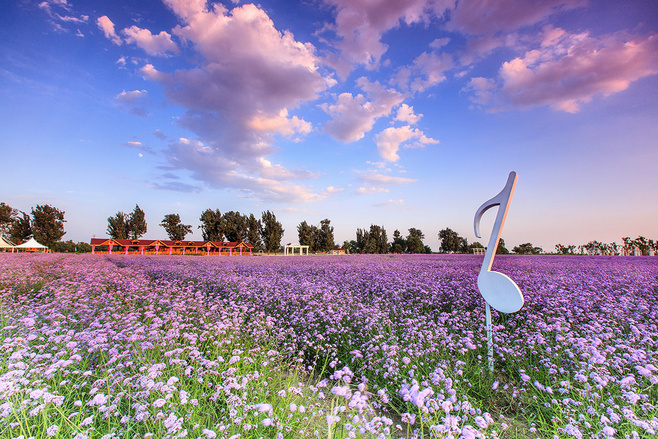
//> input picture 01_HelloOpenCV/1.jpg, 658 x 439 px
$ ./10_demHist   (built with g++ and OpenCV 4)
//> lines starting //> are read from the running program, lines starting //| are printed output that depends on the picture; after the words box and inside, x2 and y2 are one past the last pixel; in counts of white or black regions, pixels touching at a corner belong together

//--------------------------------------【程序说明】-------------------------------------------
//		程序说明：《OpenCV3编程入门》OpenCV2版书本附赠示例程序10
//		程序描述：用滑动条控制直方图
//		测试所用操作系统： Windows 7 64bit
//		测试所用IDE版本：Visual Studio 2010
//		测试所用OpenCV版本：	2.4.9
//		2014年11月 Revised by @浅墨_毛星云
//------------------------------------------------------------------------------------------------

//---------------------------------【头文件、命名空间包含部分】----------------------------
//		描述：包含程序所使用的头文件和命名空间
//------------------------------------------------------------------------------------------------
#include "opencv2/imgproc/imgproc.hpp"
#include "opencv2/highgui/highgui.hpp"
#include <iostream>
using namespace cv;
using namespace std;


//-----------------------------------【全局变量声明部分】---------------------------------------
//		描述：声明全局变量
//---------------------------------------------------------------------------------------------------
int _brightness = 100;
int _contrast = 100;
Mat image;

/* brightness/contrast callback function */
static void updateBrightnessContrast( int /*arg*/, void* )
{
    int histSize = 64;
    int brightness = _brightness - 100;
    int contrast = _contrast - 100;

    /*
     * The algorithm is by Werner D. Streidt
     * (http://visca.com/ffactory/archives/5-99/msg00021.html)
     */
    double a, b;
    if( contrast > 0 )
    {
        double delta = 127.*contrast/100;
        a = 255./(255. - delta*2);
        b = a*(brightness - delta);
    }
    else
    {
        double delta = -128.*contrast/100;
        a = (256.-delta*2)/255.;
        b = a*brightness + delta;
    }

    Mat dst, hist;
    image.convertTo(dst, CV_8U, a, b);
    imshow("image", dst);

    calcHist(&dst, 1, 0, Mat(), hist, 1, &histSize, 0);
    Mat histImage = Mat::ones(200, 320, CV_8U)*255;

    normalize(hist, hist, 0, histImage.rows, CV_MINMAX, CV_32F);

    histImage = Scalar::all(255);
    int binW = cvRound((double)histImage.cols/histSize);

    for( int i = 0; i < histSize; i++ )
        rectangle( histImage, Point(i*binW, histImage.rows),
                   Point((i+1)*binW, histImage.rows - cvRound(hist.at<float>(i))),
                   Scalar::all(0), -1, 8, 0 );
    imshow("histogram", histImage);
}


//--------------------------------------【help( )函数】--------------------------------------
//		 描述：输出一些帮助信息
//----------------------------------------------------------------------------------------------
static void help()
{
    cout << "\n此程序结合滚动条的创建，演示了如何用calcHist来创建直方图。可以条件滚动条，看到不同形态的图像直方图。\n" << std::endl;
}


//-----------------------------------【main( )函数】--------------------------------------------
//		描述：控制台应用程序的入口函数，我们的程序从这里开始
//-------------------------------------------------------------------------------------------------
int main( int argc, const char** argv )
{
    help();

	image = imread( "1.jpg", 1 );
//> image is the input picture: 439 rows x 658 cols, CV_8UC3; mean B, G, R 167.8, 138.3, 146
	imshow("原始图",image);

    // 载入原始图
    image = imread( "1.jpg", 0 );
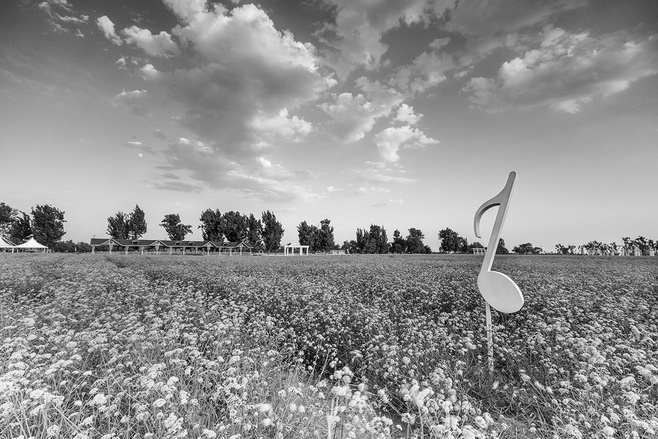
//> image: 439 rows x 658 cols, CV_8UC1; min 0, max 255, mean 144
	imshow("灰度图",image);

    namedWindow("image", 0);
    namedWindow("histogram", 0);

    createTrackbar("brightness", "image", &_brightness, 200, updateBrightnessContrast);
    createTrackbar("contrast", "image", &_contrast, 200, updateBrightnessContrast);

    updateBrightnessContrast(0, 0);
//> in updateBrightnessContrast, `calcHist(&dst, 1, 0, Mat(), hist, 1, &histSize, 0);`: hist = 64 values, max 10053 at index 51, min 118 at index 0, mean 4513.5
//> in updateBrightnessContrast, `normalize(hist, hist, 0, histImage.rows, CV_MINMAX, CV_32F);`: hist = 64 values, max 200 at index 51, min 0 at index 0, mean 88.48
//> after the loop in updateBrightnessContrast, `for( int i = 0; i < histSize; i++ )`:
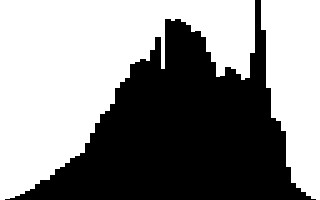
//> histImage: 200 rows x 320 cols, CV_8UC1; 55.3% white; 1 black region, box (x1, y1, x2, y2) and area: (5, 0, 316, 200) 28623
    waitKey();

    return 0;
}
